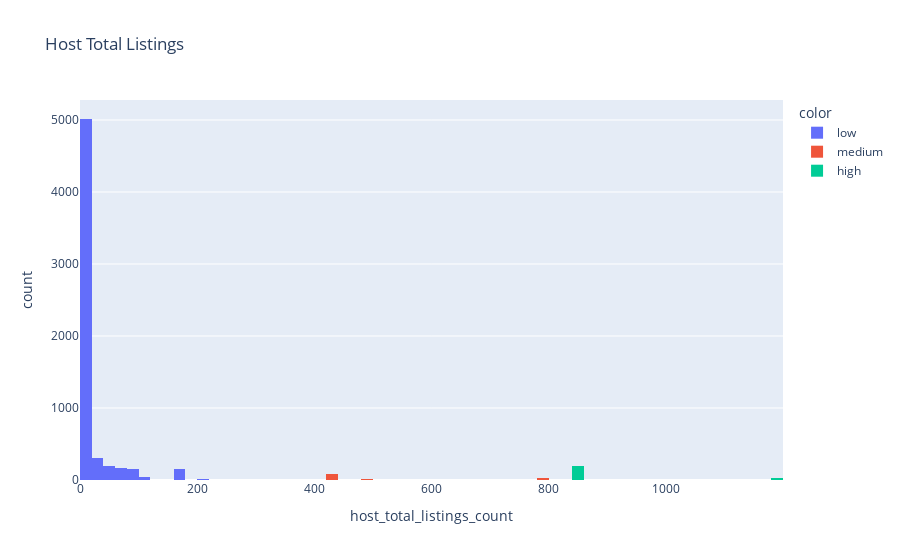

The code cell stored with this chart in its notebook:
### Markdown cell above
Histograma com os dados discretizados

### Code cell
px.histogram(data, x='host_total_listings_count', title='Host Total Listings', color=y)

### Figure 1 — Plotly figure (JSON) as saved in the notebook; plotly's stock layout.template omitted (floating-point values rounded to 4 significant figures; data arrays with more than 128 entries replaced by an {"elided": "..."} marker saying what was removed)
{"data": [{"alignmentgroup": "True", "bingroup": "x", "hovertemplate": "color=low<br>host_total_listings_count=%{x}<br>count=%{y}<extra></extra>", "legendgroup": "low", "marker": {"color": "#636efa", "pattern": {"shape": ""}}, "name": "low", "offsetgroup": "low", "orientation": "v", "showlegend": true, "type": "histogram", "x": {"elided": "6028 int values"}, "xaxis": "x", "yaxis": "y"}, {"alignmentgroup": "True", "bingroup": "x", "hovertemplate": "color=medium<br>host_total_listings_count=%{x}<br>count=%{y}<extra></extra>", "legendgroup": "medium", "marker": {"color": "#EF553B", "pattern": {"shape": ""}}, "name": "medium", "offsetgroup": "medium", "orientation": "v", "showlegend": true, "type": "histogram", "x": {"elided": "132 int values"}, "xaxis": "x", "yaxis": "y"}, {"alignmentgroup": "True", "bingroup": "x", "hovertemplate": "color=high<br>host_total_listings_count=%{x}<br>count=%{y}<extra></extra>", "legendgroup": "high", "marker": {"color": "#00cc96", "pattern": {"shape": ""}}, "name": "high", "offsetgroup": "high", "orientation": "v", "showlegend": true, "type": "histogram", "x": {"elided": "227 int values"}, "xaxis": "x", "yaxis": "y"}], "layout": {"barmode": "relative", "legend": {"title": {"text": "color"}, "tracegroupgap": 0}, "title": {"text": "Host Total Listings"}, "xaxis": {"anchor": "y", "domain": [0, 1], "title": {"text": "host_total_listings_count"}}, "yaxis": {"anchor": "x", "domain": [0, 1], "title": {"text": "count"}}}}
